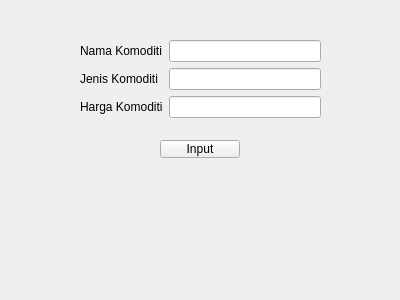
<?xml version="1.0" encoding="UTF-8"?>
<ui version="4.0">
 <class>Finputdatakomoditi</class>
 <widget class="QWidget" name="Finputdatakomoditi">
  <property name="geometry">
   <rect>
    <x>0</x>
    <y>0</y>
    <width>400</width>
    <height>300</height>
   </rect>
  </property>
  <property name="windowTitle">
   <string>Form</string>
  </property>
  <widget class="QWidget" name="formLayoutWidget">
   <property name="geometry">
    <rect>
     <x>80</x>
     <y>40</y>
     <width>241</width>
     <height>80</height>
    </rect>
   </property>
   <layout class="QFormLayout" name="formLayout">
    <item row="0" column="0">
     <widget class="QLabel" name="namaKomoditiLabel">
      <property name="text">
       <string>Nama Komoditi</string>
      </property>
     </widget>
    </item>
    <item row="0" column="1">
     <widget class="QLineEdit" name="namaKomoditiLineEdit"/>
    </item>
    <item row="1" column="0">
     <widget class="QLabel" name="jenisKomoditiLabel">
      <property name="text">
       <string>Jenis Komoditi</string>
      </property>
     </widget>
    </item>
    <item row="1" column="1">
     <widget class="QLineEdit" name="jenisKomoditiLineEdit"/>
    </item>
    <item row="2" column="0">
     <widget class="QLabel" name="hargaKomoditiLabel">
      <property name="text">
       <string>Harga Komoditi</string>
      </property>
     </widget>
    </item>
    <item row="2" column="1">
     <widget class="QLineEdit" name="hargaKomoditiLineEdit"/>
    </item>
   </layout>
  </widget>
  <widget class="QPushButton" name="pushButton">
   <property name="geometry">
    <rect>
     <x>160</x>
     <y>140</y>
     <width>80</width>
     <height>18</height>
    </rect>
   </property>
   <property name="text">
    <string>Input</string>
   </property>
  </widget>
 </widget>
 <resources/>
 <connections/>
</ui>
